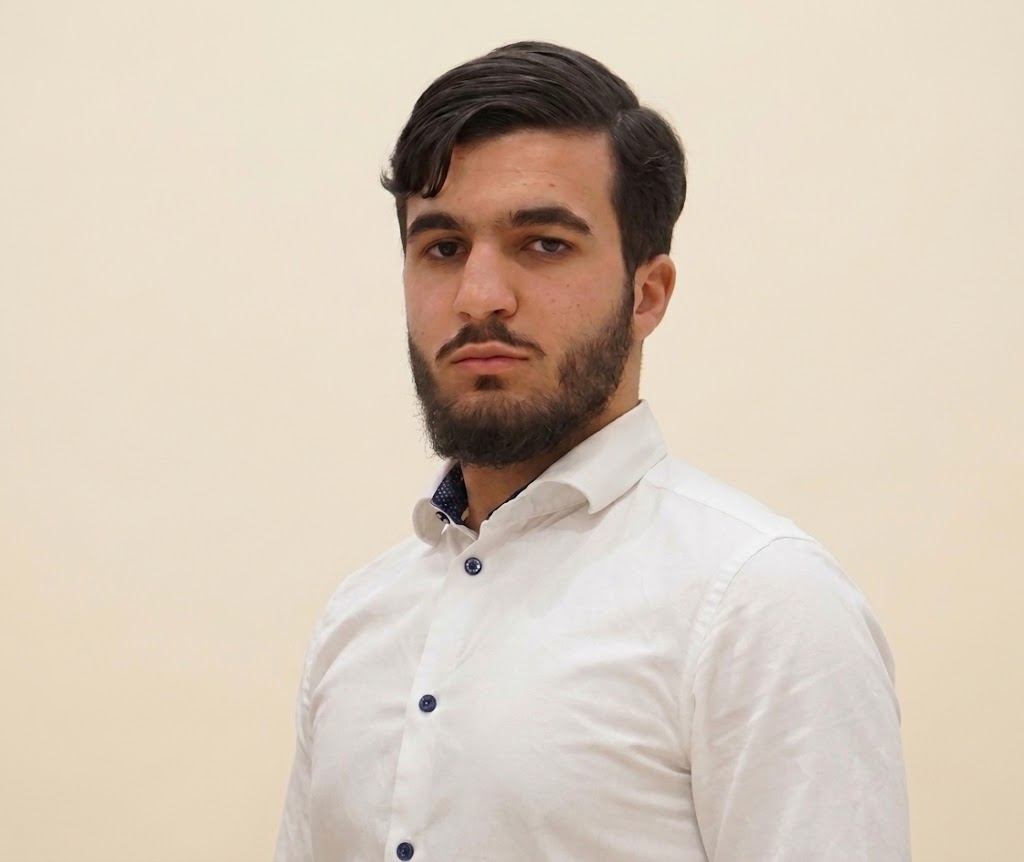
#> input picture page_nexus_HOANG_ADAM_BARAN_BULUT_AYMEN_SBAI/photos/aymen_sbai.jpg, 1024 x 862 px
$ python -i generer_page.py   (imports and definitions only)
#> lines starting #> are read from the running program, lines starting #| are printed output that depends on the picture; after the words box and inside, x2 and y2 are one past the last pixel; in counts of white or black regions, pixels touching at a corner belong together
#!/usr/bin/env python3
# -*- coding: utf-8 -*-
"""
=============================================================================
Vision360 - Générateur de la page Nexus AI (.docx)
=============================================================================
Produit "Page_Nexus_AI_Vision360.docx" : résumé du projet + biographies et
photos de l'équipe, mis en page pour alimenter une page du site Nexus AI.

PHOTOS
------
Déposer les trois portraits dans le sous-dossier photos/ :

    photos/aymen_sbai.jpg      (ou .png)
    photos/adam_hoang.jpg
    photos/baran_bulut.jpg

Le script recadre automatiquement chaque image en carré centré, puis applique
un masque circulaire sur fond blanc — le rendu est identique quelles que
soient les proportions d'origine.

Si une photo est absente, un médaillon provisoire portant les initiales est
inséré à sa place : le document reste complet et correctement mis en page.
Il suffit d'ajouter la photo manquante et de relancer le script.

UTILISATION
-----------
    python generer_page.py

Dépendances : python-docx, Pillow
    pip install python-docx Pillow
=============================================================================
"""

import sys
from pathlib import Path

try:
    from docx import Document
    from docx.enum.section import WD_SECTION
    from docx.enum.table import WD_ALIGN_VERTICAL
    from docx.enum.text import WD_ALIGN_PARAGRAPH
    from docx.oxml import OxmlElement
    from docx.oxml.ns import qn
    from docx.shared import Cm, Pt, RGBColor
except ImportError:
    sys.exit("python-docx manquant. Installer avec : pip install python-docx Pillow")

try:
    from PIL import Image, ImageDraw, ImageFont
except ImportError:
    sys.exit("Pillow manquant. Installer avec : pip install python-docx Pillow")


# =============================================================================
# CONFIGURATION
# =============================================================================

BASE_DIR = Path(__file__).resolve().parent
PHOTOS_DIR = BASE_DIR / "photos"
BUILD_DIR = BASE_DIR / ".build"          # images intermédiaires recadrées
OUTPUT = BASE_DIR / "Page_Nexus_AI_Vision360.docx"

# Palette
# [1 line that did not run here, left out]
# [1 line that did not run here, left out]
# [1 line that did not run here, left out]

POLICE = "Calibri"
DIAMETRE_PHOTO_CM = 3.6                  # diamètre du médaillon dans le document
TAILLE_RENDU_PX = 600                    # résolution de l'image générée

# Resserrement appliqué après le recadrage carré : on ne garde que cette
# fraction centrale de l'image. Deux effets recherchés :
#  - le visage occupe une plus grande part du médaillon ;
#  - les artefacts de bord (liserés, fonds détourés) sortent du cadre.
ZOOM = 0.88


# =============================================================================
# ÉQUIPE
# =============================================================================
# `fichier` : nom attendu dans photos/ (sans extension)
# `initiales` : utilisées pour le médaillon provisoire si la photo est absente

EQUIPE = [
    {
        "fichier": "aymen_sbai",
        "nom": "Aymen Sbai",
        "initiales": "AS",
        "role": "Backend & intégration IA",
        "bio": (
            "Boxeur thaï de niveau professionnel, Aymen a apporté au projet la rigueur "
            "qu'il applique à l'entraînement : répéter, mesurer, corriger. Il s'est "
            "concentré sur le cœur du backend — l'API FastAPI et le chaînage des modèles "
            "Gemini et Groq — avec une attention particulière aux cas qui font tomber un "
            "système : réponse mal formée, service externe indisponible, quantité "
            "illisible. C'est cette exigence qui a donné au module d'assistance au "
            "passage en caisse ses vingt-deux tests unitaires. Il défend une idée simple : "
            "un système qui conseille sur la santé n'a pas le droit d'affirmer ce dont il "
            "n'est pas certain."
        ),
    },
    {
        "fichier": "adam_hoang",
        "nom": "Adam Hoang",
        "initiales": "AH",
        "role": "Application mobile & accessibilité",
        "bio": (
            "Passionné de jeux vidéo et de nature, Adam est arrivé sur le projet avec une "
            "conviction empruntée au game design : une interface se juge à ce qu'elle "
            "permet de faire sans y réfléchir. Il a porté l'application Flutter et ses "
            "cinq onglets, en traitant l'accessibilité comme une contrainte de conception "
            "et non comme une option — synthèse vocale à vitesse réglable, contraste "
            "renforcé, grandes zones tactiles. Ses sorties en pleine nature lui ont aussi "
            "donné le goût du guidage : le module GPS piéton, entièrement bâti sur des "
            "services cartographiques libres, est celui qu'il a le plus retravaillé."
        ),
    },
    {
        "fichier": "baran_bulut",
        "nom": "Baran Bulut",
        "initiales": "BB",
        "role": "Données, déploiement & industrialisation",
        "bio": (
            "Sportif et amateur d'aventure, Baran aime les projets qui sortent de la salle "
            "de TP pour tourner pour de vrai. Il s'est chargé du modèle de données "
            "PostgreSQL et de toute la chaîne de déploiement : conteneurisation Docker, "
            "orchestration des trois services, scripts de sauvegarde et de restauration. "
            "C'est en grande partie grâce à ce travail que le projet a survécu à la "
            "fermeture de l'infrastructure cloud : l'image déployée en ligne était déjà "
            "celle que produit un simple « docker compose up »."
        ),
    },
]


# =============================================================================
# TRAITEMENT DES IMAGES
# =============================================================================

def medaillon_depuis_photo(chemin: Path, destination: Path) -> None:
    """
    Recadre une photo en carré centré et lui applique un masque circulaire.

    Le fond est blanc plutôt que transparent : Word gère mal la transparence
    PNG selon les versions, et la page est blanche de toute façon.
    """
#> called with chemin = 'photos/aymen_sbai.jpg', destination = 'out.png'
    img = Image.open(chemin).convert("RGB")
#> img is the input picture: PIL image 1024x862 RGB; mean R, G, B 214.9, 201, 185.6
    cote = min(img.size)
#> cote = 862

    # Recadrage carré centré, légèrement remonté : sur un portrait, le sujet
    # est presque toujours dans la moitié haute de l'image.
    gauche = (img.width - cote) // 2
#> gauche = 81
    haut = max(0, (img.height - cote) // 2 - int(cote * 0.06))
#> haut = 0
    img = img.crop((gauche, haut, gauche + cote, haut + cote))
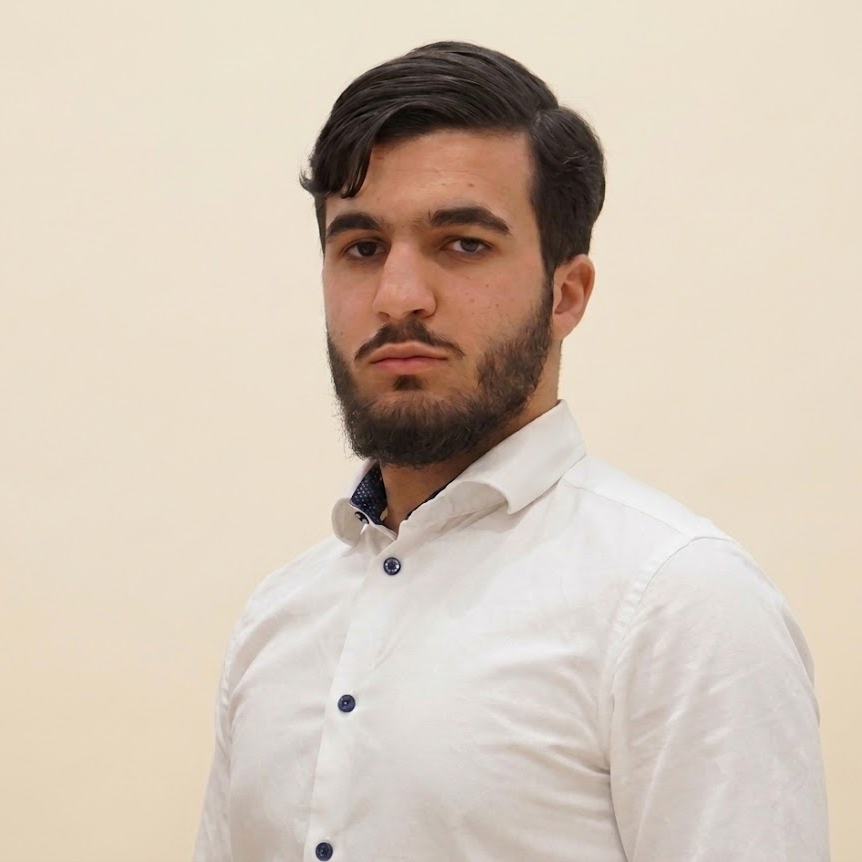
#> img: PIL image 862x862 RGB; mean R, G, B 211.8, 197.8, 183.5

    # Resserrement centré : agrandit le visage et élimine les bords parasites
    marge = int(cote * (1 - ZOOM) / 2)
#> marge = 51
    if marge > 0:
        img = img.crop((marge, marge, cote - marge, cote - marge))
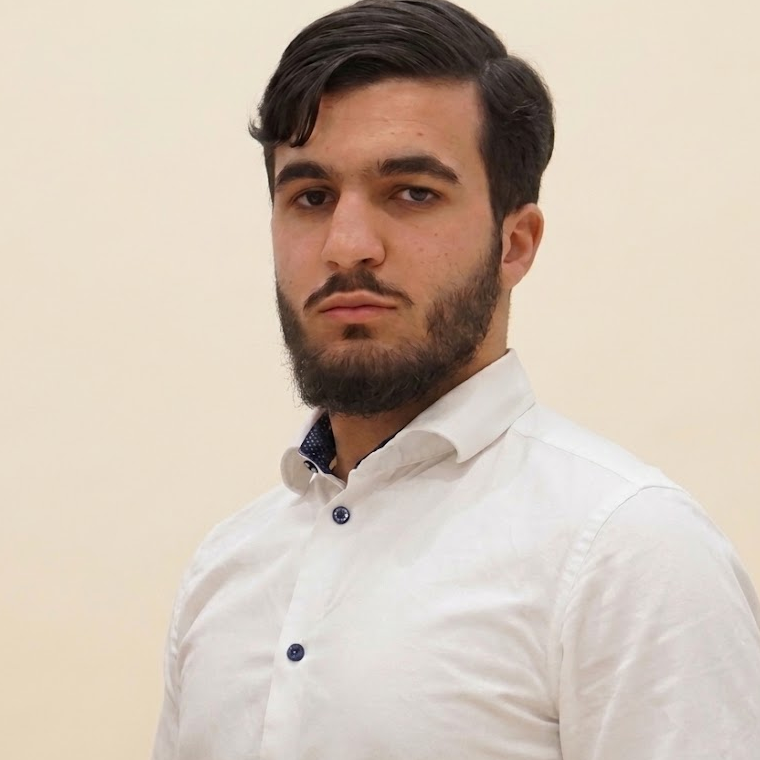
#> img: PIL image 760x760 RGB; mean R, G, B 207.6, 192.9, 179.3

    img = img.resize((TAILLE_RENDU_PX, TAILLE_RENDU_PX), Image.LANCZOS)
#> img: PIL image 600x600 RGB

    # Masque circulaire, dessiné en 4x puis réduit pour lisser les bords
    facteur = 4
    masque = Image.new("L", (TAILLE_RENDU_PX * facteur,) * 2, 0)
#> masque: PIL image 2400x2400 L; every value is 0
    ImageDraw.Draw(masque).ellipse(
        (0, 0, TAILLE_RENDU_PX * facteur, TAILLE_RENDU_PX * facteur), fill=255
    )
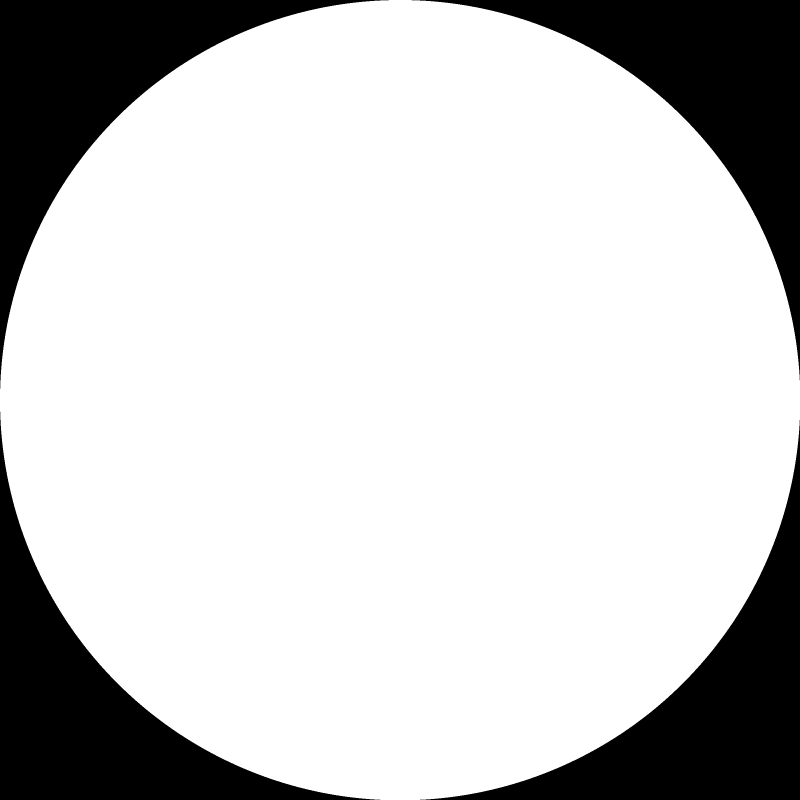
#> masque: PIL image 2400x2400 L (shown at 1/3 size); 78.6% white; 4 black regions, box (x1, y1, x2, y2) and area: (0, 0, 1166, 1166) 309362, (1235, 0, 2400, 1141) 308196, (0, 1235, 1141, 2400) 308196, (1260, 1260, 2400, 2400) 307031
    masque = masque.resize((TAILLE_RENDU_PX,) * 2, Image.LANCZOS)
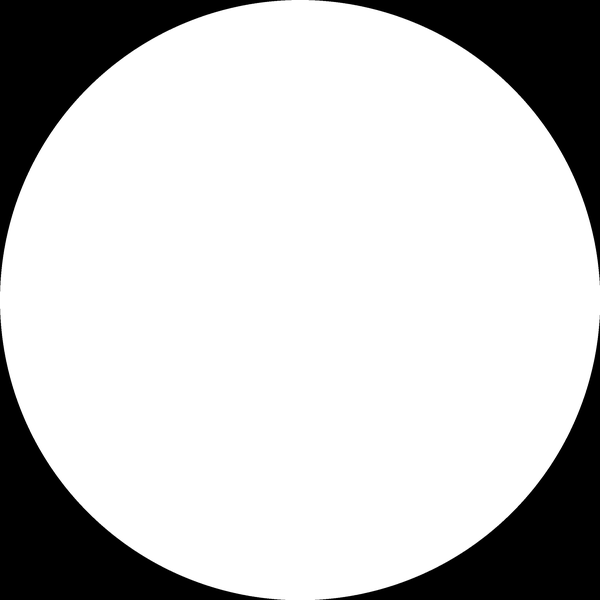
#> masque: PIL image 600x600 L; min 0, max 255, mean 200.4

    fond = Image.new("RGB", (TAILLE_RENDU_PX,) * 2, (255, 255, 255))
#> fond: PIL image 600x600 RGB; every value is 255
    fond.paste(img, (0, 0), masque)
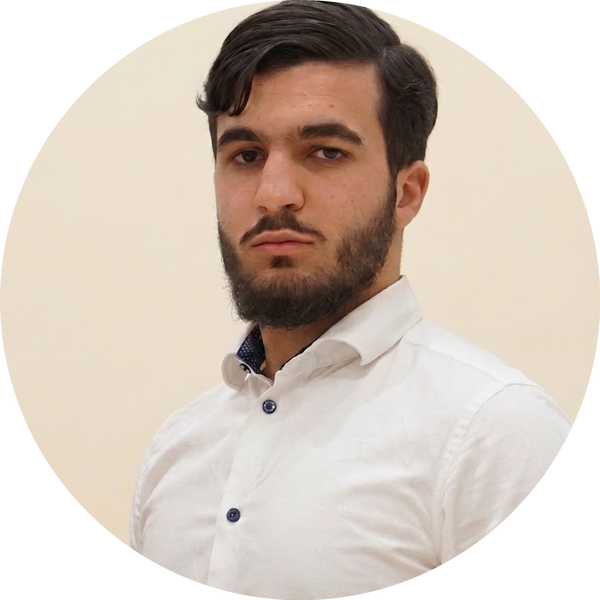
#> fond: PIL image 600x600 RGB; mean R, G, B 213.4, 201.2, 191
    fond.save(destination, "PNG")


# [329 lines left out: functions medaillon_provisoire, preparer_medaillon, para, filet, fond_cellule, sans_bordures and 2 more, not called in this run]


# =============================================================================
# POINT D'ENTRÉE
# =============================================================================

# [17 lines not run here, left out]

>>> result = medaillon_depuis_photo('photos/aymen_sbai.jpg', 'out.png')
